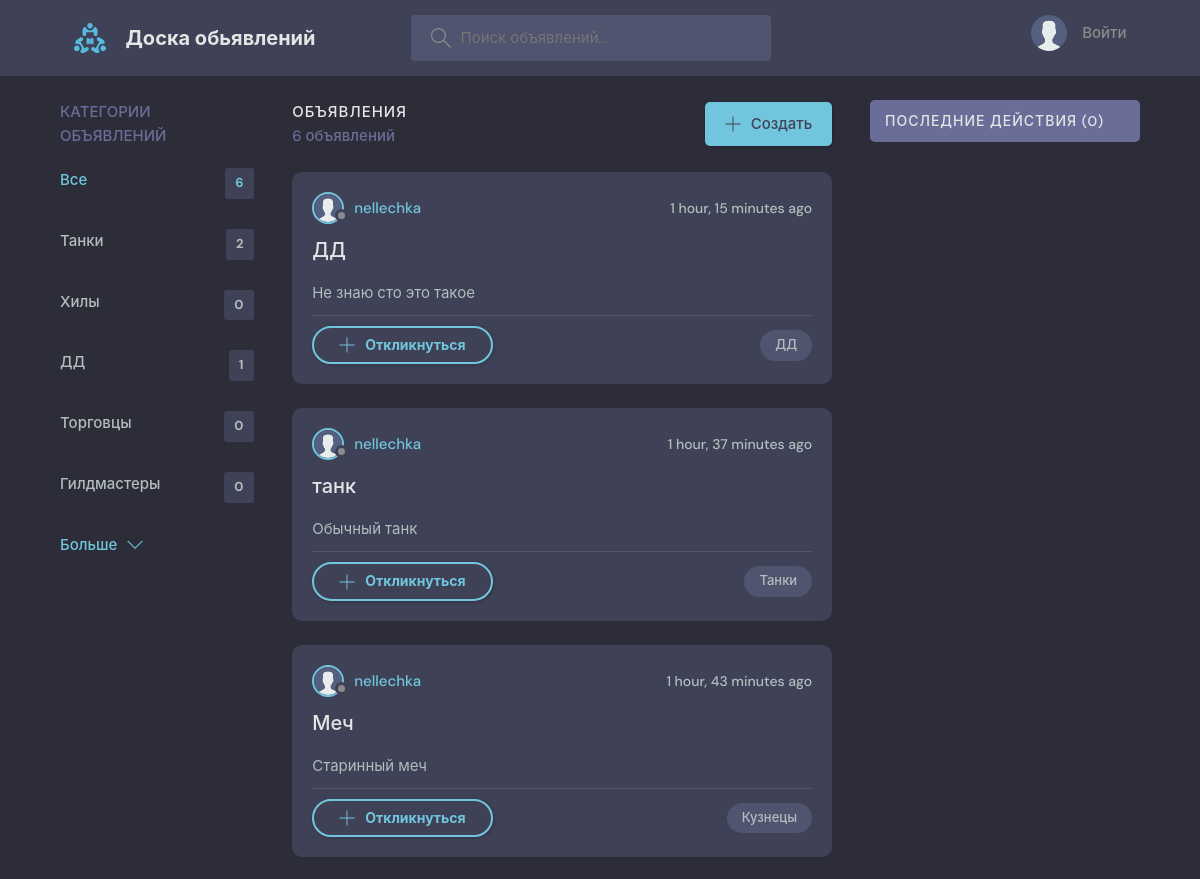
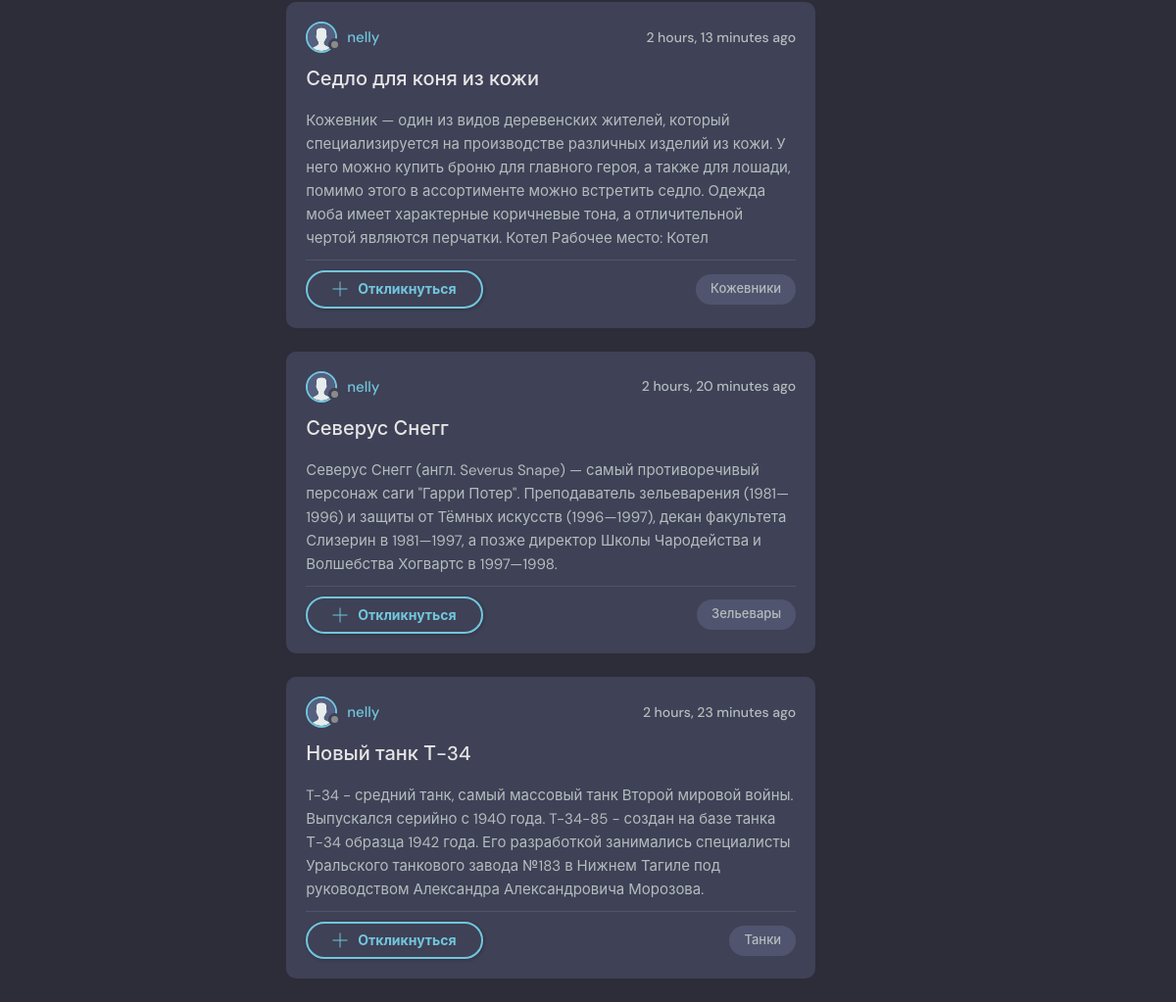
The page / on the database its author committed (2 pictures, top to bottom).
### board_app/models.py (models this page shows, shortened)
class Category(models.Model):
    name = models.CharField(max_length=128)
    description = models.TextField(null=True, blank = True)
    created_at = models.DateTimeField(auto_now_add=True)
    updated_at = models.DateTimeField(auto_now=True)
    def __str__(self):
        return self.name

class Advertisement(models.Model):
    category = models.ForeignKey(Category, on_delete=models.CASCADE)
    user = models.ForeignKey(User, on_delete=models.CASCADE)
    title = models.CharField(max_length=128)
    description = models.TextField(null=True, blank = True)
    created_at = models.DateTimeField(auto_now_add=True)
    updated_at = models.DateTimeField(auto_now=True)
    img = models.ImageField(null=True, blank = True)
    img_thumb = models.ImageField(null=True, blank = True)
    video = models.FileField(null=True, blank = True)

class User(AbstractUser):
    email = models.EmailField(null=True, unique=True)
    avatar = models.ImageField(null=True, default="avatar.svg")
    confirmation_code = models.CharField(max_length=6, default = '')
    USERNAME_FIELD = 'email'
    REQUIRED_FIELDS = ['username']

### board_app/views.py (the view, shortened to what this page needs)
# urls.py: 2. Add a URL to urlpatterns:  path('', views.home, name='home')
def home(request):
    advertisements = Advertisement.objects.all()
    num_all_advertisements = Advertisement.objects.all().count
    q = request.GET.get('q')
    q_category = request.GET.get('q_category')
    if q_category is not None:
        q=q_category
        advertisements = advertisements.filter(category__name=q)
    else:
        q = ''
    categories = Category.objects.all()[:5]
    advertisement_follower_messages = None
    user_follow_advs = []
    if request.user.is_authenticated:
        advertisement_follower_messages = Message.objects.filter(advertisement__user = request.user,  type__name = "follow").order_by('-created_at')
        user_follow_advs = Advertisement.objects.filter(message__user = request.user,message__type__name ='follow').values_list("id", flat=True)
    context = {
        'advertisements': advertisements.order_by('-updated_at'),
        'num_all_advertisements': num_all_advertisements,
        'categories': categories,
        'activity_column_messages': advertisement_follower_messages,
        'advertisement_count': adv_plural_2 (advertisements.count()),
        'user_follow_advs' : user_follow_advs
    }
    return render(request, 'board/home.html', context)

### board_app/helpers.py (called while the page is built)
def adv_plural_2(advertisement_count):
    adv_str = str(advertisement_count)
    adv_ending = int(adv_str[-1])
    if len(adv_str) >= 2 and (int (adv_str[-2:]) >= 11 and int (adv_str[-2:]) <=14):
        return str(advertisement_count) + " объявлений"
    if adv_ending == 1:
        return str(advertisement_count) + " объявление"
    if adv_ending == 2 or adv_ending == 3 or adv_ending == 4:
        return str(advertisement_count) + " объявления"
    if adv_ending == 5 or adv_ending == 6 or adv_ending == 7 or adv_ending == 8 or adv_ending == 9 or adv_ending == 0:
        return str(advertisement_count) + " объявлений"

### board_app/templates/board/home.html (shortened to what this page needs)
{% extends 'main.html' %}
{% block content %}
   <main class="layout layout--3">
      <div class="container">
        {% include 'board/category_component.html'%}
        <div class="roomList">
          <div class="roomList__header">
            <div>
              <h2>Объявления</h2>
              <p>{{ advertisement_count}}</p>
            </div>
            <a class="btn btn--main" href="{% url 'board_app:create-adv' %}">
              <svg version="1.1" xmlns="http://www.w3.org/2000/svg" width="32" height="32" viewBox="0 0 32 32">
                <title>add</title>
                <path
                  d="M16.943 0.943h-1.885v14.115h-14.115v1.885h14.115v14.115h1.885v-14.115h14.115v-1.885h-14.115v-14.115z"
                ></path>
              </svg>
              Создать
            </a>
          </div>
          {% include 'board/feed_component.html'%}
        </div>
        {% include 'board/activity_component.html' with activity_column_title="Последние действия" %}
      </div>
    </main>
{% endblock content %}

### board_app/templates/board/category_component.html
<div class="topics">
    <div class="topics__header">
        <h2>Категории объявлений</h2>
    </div>
    <ul class="topics__list">
        <li>
        <a href="{% url 'board_app:home' %}" class="active">Все <span> {{ num_all_advertisements}} </span></a>
        </li>
        {% for category in categories %}
            <li>
                <a href="{% url 'board_app:home' %}?q_category={{category.name}}"> {{ category.name }}<span>{{ category.advertisement_set.all.count }}</span></a>
            </li>
        {% endfor %}
    </ul>
    <a class="btn btn--link" href="{% url 'board_app:categories' %}">
        Больше
        <svg version="1.1" xmlns="http://www.w3.org/2000/svg" width="32" height="32" viewBox="0 0 32 32">
        <title>chevron-down</title>
        <path d="M16 21l-13-13h-3l16 16 16-16h-3l-13 13z"></path>
        </svg>
    </a>
</div>

### board_app/templates/board/feed_component.html (shortened to what this page needs)
{% for adv in advertisements %}
<div class="roomListRoom">
    <div class="roomListRoom__header">
        <a href="{% url 'board_app:user-profile' adv.user.id %}" class="roomListRoom__author">
            <div class="avatar avatar--small">
            <img src="{{adv.user.avatar.url}}" />
            </div>
            <span>{{adv.user.username}}</span>
        </a>
        <div class="roomListRoom__actions">
            <span>{{adv.created_at|timesince }} ago</span>
        </div>
    </div>
    <div class="roomListRoom__content">
        <a href="{% url 'board_app:advertisement' adv_id=adv.id  open_chat=0 chat_user_id=0 %}">{{ adv.title}}</a>
        <p>
        {{ adv.description}}
        </p>
    </div>
    <div class="roomListRoom__meta">
        {% if adv.id in user_follow_advs %}
            <div class="btn btn--follow">
                <svg fill="currentColor" viewBox="0 0 24 24" xmlns="http://www.w3.org/2000/svg" aria-hidden="true">
                <path clip-rule="evenodd" fill-rule="evenodd" d="M4.755 10.059a7.5 7.5 0 0112.548-3.364l1.903 1.903h-3.183a.75.75 0 100 1.5h4.992a.75.75 0 00.75-.75V4.356a.75.75 0 00-1.5 0v3.18l-1.9-1.9A9 9 0 003.306 9.67a.75.75 0 101.45.388zm15.408 3.352a.75.75 0 00-.919.53 7.5 7.5 0 01-12.548 3.364l-1.902-1.903h3.183a.75.75 0 000-1.5H2.984a.75.75 0 00-.75.75v4.992a.75.75 0 001.5 0v-3.18l1.9 1.9a9 9 0 0015.059-4.035.75.75 0 00-.53-.918z"></path></svg>
            Откликнулся
            </div>
        {% elif adv.user != request.user %}
        <a class="btn btn--pill" href="{% url 'board_app:follow' adv.id %}">
            <svg version="1.1" xmlns="http://www.w3.org/2000/svg" width="32" height="32" viewBox="0 0 32 32">
                <title>add</title>
                <path
                d="M16.943 0.943h-1.885v14.115h-14.115v1.885h14.115v14.115h1.885v-14.115h14.115v-1.885h-14.115v-14.115z"
                ></path>
            </svg>
            Откликнуться
        </a>
        {% endif %}
        <p class="roomListRoom__topic">{{adv.category}}</p>
    </div>
</div>
{% endfor %}

### static/styles/style.css (style rules this page uses)
:root { --color-main: #71c6dd; --color-main-light: #e1f6fb; --color-dark: #3f4156; --color-dark-medium: #51546e; --color-dark-light: #696d97; --color-light: #e5e5e5; --color-gray: #8b8b8b; --color-light-gray: #b2bdbd; --color-bg: #2d2d39; --color-success: #5dd693; --color-error: #fc4b0b; }
* { font-family: "DM Sans", -apple-system, BlinkMacSystemFont, "Segoe UI", Roboto, Oxygen, Ubuntu, Cantarell, "Open Sans", "Helvetica Neue", sans-serif; margin: 0; padding: 0; box-sizing: border-box; text-rendering: optimizeLegibility; font-size: inherit; }
html { font-size: 56.25%; }
@media only screen and (min-width: 1200px) { html { font-size: 62.5%; } }
body { line-height: 1.6; font-weight: 400; font-size: 1.5rem; color: var(--color-light-gray); background-color: var(--color-bg); min-height: 100vh; }
img { width: 100%; }
a { display: inline-block; color: var(--color-main); text-decoration: none; }
.container { max-width: 120rem; width: 90%; margin: auto; }
.btn { background-color: transparent; border: none; display: inline-flex; align-items: center; gap: 1rem; cursor: pointer; transition: all ease-in-out 0.3s; padding: 1rem 2rem; border-radius: 5px; box-shadow: 1px 1px 3px 1px rgba(0, 0, 0, 0.15); font-weight: 500; }
.btn--link { border-radius: 0; padding: 0; color: var(--color-main); box-shadow: none; }
.btn--main { background-color: var(--color-main); color: var(--color-dark); }
.btn > svg { fill: currentColor; width: 1.6rem; height: 1.6rem; }
.btn--pill { border-radius: 10rem; font-size: 1.4rem; font-weight: 700; padding: 6px 2.5rem; color: var(--color-main); background: transparent; border: 2px solid var(--color-main); }
.avatar { position: relative; display: inline-block; border-radius: 50%; border: 2px solid var(--color-main); }
.avatar img { display: block; border-radius: 50%; object-fit: cover; object-position: center; }
.avatar::after { content: ""; display: block; position: absolute; background-color: var(--color-gray); z-index: 111; border-radius: 50%; border: 0.3rem solid var(--color-dark); }
.avatar.avatar--small img { width: 2.8rem; height: 2.8rem; }
.avatar.avatar--small:after { width: 0.7rem; height: 0.7rem; bottom: 0px; right: -6px; }
.layout { margin-top: 2.4rem; }
.layout > .container { display: flex; justify-content: space-between; align-items: flex-start; }
.layout--3 > .container > div:first-child { flex-basis: 18%; max-width: 22.5rem; }
.layout--3 > .container > div:nth-child(2) { flex-basis: 50%; }
.topics__header { margin-bottom: 2rem; }
.topics__header h2 { text-transform: uppercase; font-weight: 500; color: var(--color-dark-light); }
.topics__list { list-style: none; }
.topics__list li a { display: flex; justify-content: space-between; margin-bottom: 3rem; font-weight: 500; color: var(--color-light-gray); transition: all 0.3s ease-in-out; }
.topics__list li a.active, .topics__list li a:hover { color: var(--color-main); }
.topics__list li a span { padding: 0.5rem 1rem; background-color: var(--color-dark); border-radius: 3px; font-size: 1.3rem; font-weight: 700; letter-spacing: 1px; }
.roomList__header { display: flex; justify-content: space-between; align-items: center; margin-bottom: 2.4rem; }
.roomList__header h2 { text-transform: uppercase; font-weight: 500; color: var(--color-light); letter-spacing: 1px; }
.roomList__header p { font-weight: 500; color: var(--color-dark-light); }
.roomListRoom { margin-bottom: 2.4rem; background-color: var(--color-dark); border-radius: 1rem; padding: 2rem; }
.roomListRoom__header { display: flex; justify-content: space-between; align-items: center; }
.roomListRoom__author { font-weight: 500; display: flex; align-items: center; gap: 1rem; }
.roomListRoom__actions { display: flex; align-items: flex-start; gap: 1rem; position: relative; }
.roomListRoom__actions span { font-size: 1.4rem; font-weight: 500; }
.roomListRoom__content { margin: 1rem 0; }
.roomListRoom__content a { font-size: 2rem; font-weight: 500; margin-bottom: 1.5rem; color: var(--color-light); transition: all 0.3s ease-in-out; }
.roomListRoom__meta { border-top: 1px solid var(--color-dark-medium); padding-top: 1rem; display: flex; align-items: center; justify-content: space-between; }
.roomListRoom__topic { padding: 5px 1.5rem; background-color: var(--color-dark-medium); border-radius: 5rem; font-weight: 500; font-size: 1.3rem; }

### rows shown on the page
Category: name "Танки", advertisement_set.all.count "2"
Category: name "Хилы", advertisement_set.all.count "0"
Category: name "ДД", advertisement_set.all.count "1"
Category: name "Торговцы", advertisement_set.all.count "0"
Category: name "Гилдмастеры", advertisement_set.all.count "0"
Advertisement: user.avatar (placeholder picture), user.username "nellechka", created_at "1 hour, 15 minutes", title "ДД", description "Не знаю сто это такое", shows "Откликнуться", category "ДД"
Advertisement: user.avatar (placeholder picture), user.username "nellechka", created_at "1 hour, 37 minutes", title "танк", description "Обычный танк", shows "Откликнуться", category "Танки"
Advertisement: user.avatar (placeholder picture), user.username "nellechka", created_at "1 hour, 43 minutes", title "Меч", description "Старинный меч", shows "Откликнуться", category "Кузнецы"
Advertisement: user.avatar (placeholder picture), user.username "nelly", created_at "2 hours, 13 minutes", title "Седло для коня из кожи", description "Кожевник — один из видов деревенских жителей, который специализируется на производстве различных изделий из кожи. У него можно купить броню для главного героя, а также для лошади, помимо этого в ассортименте можно встретить седло. Одежда моба имеет характерные коричневые тона, а отличительной чертой являются перчатки. Котел Рабочее место: Котел", shows "Откликнуться", category "Кожевники"
Advertisement: user.avatar (placeholder picture), user.username "nelly", created_at "2 hours, 20 minutes", title "Северус Снегг", description "Северус Снегг (англ. Severus Snape) — самый противоречивый персонаж саги \"Гарри Потер\". Преподаватель зельеварения (1981—1996) и защиты от Тёмных искусств (1996—1997), декан факультета Слизерин в 1981—1997, а позже директор Школы Чародейства и Волшебства Хогвартс в 1997—1998.", shows "Откликнуться", category "Зельевары"
Advertisement: user.avatar (placeholder picture), user.username "nelly", created_at "2 hours, 23 minutes", title "Новый танк Т-34", description "T-34 - средний танк, самый массовый танк Второй мировой войны. Выпускался серийно с 1940 года. T-34-85 - создан на базе танка Т-34 образца 1942 года. Его разработкой занимались специалисты Уральского танкового завода №183 в Нижнем Тагиле под руководством Александра Александровича Морозова.", shows "Откликнуться", category "Танки"

### other values the page prints
{{ num_all_advertisements }} "6"
{{ advertisement_count }} "6 объявлений"
{{ activity_column_title|default:"Последние действия" }} "ПОСЛЕДНИЕ ДЕЙСТВИЯ"
{{ activity_column_messages.count|default:"0" }} "0"
